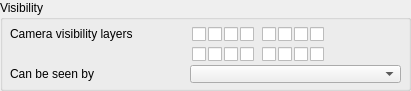
  <widget class="QGroupBox" name="groupBox_2">
   <property name="geometry">
    <rect>
     <x>10</x>
     <y>170</y>
     <width>411</width>
     <height>91</height>
    </rect>
   </property>
   <property name="title">
    <string>Visibility</string>
   </property>
   <property name="flat">
    <bool>false</bool>
   </property>
   <widget class="QCheckBox" name="a_4">
    <property name="geometry">
     <rect>
      <x>240</x>
      <y>25</y>
      <width>16</width>
      <height>18</height>
     </rect>
    </property>
    <property name="focusPolicy">
     <enum>Qt::StrongFocus</enum>
    </property>
    <property name="text">
     <string/>
    </property>
   </widget>
   <widget class="QCheckBox" name="a_14">
    <property name="geometry">
     <rect>
      <x>278</x>
      <y>45</y>
      <width>16</width>
      <height>18</height>
     </rect>
    </property>
    <property name="focusPolicy">
     <enum>Qt::StrongFocus</enum>
    </property>
    <property name="text">
     <string/>
    </property>
   </widget>
   <widget class="QCheckBox" name="a_9">
    <property name="geometry">
     <rect>
      <x>192</x>
      <y>45</y>
      <width>16</width>
      <height>18</height>
     </rect>
    </property>
    <property name="focusPolicy">
     <enum>Qt::StrongFocus</enum>
    </property>
    <property name="text">
     <string/>
    </property>
   </widget>
   <widget class="QCheckBox" name="a_6">
    <property name="geometry">
     <rect>
      <x>278</x>
      <y>25</y>
      <width>16</width>
      <height>18</height>
     </rect>
    </property>
    <property name="focusPolicy">
     <enum>Qt::StrongFocus</enum>
    </property>
    <property name="text">
     <string/>
    </property>
   </widget>
   <widget class="QCheckBox" name="a_8">
    <property name="geometry">
     <rect>
      <x>310</x>
      <y>25</y>
      <width>16</width>
      <height>18</height>
     </rect>
    </property>
    <property name="focusPolicy">
     <enum>Qt::StrongFocus</enum>
    </property>
    <property name="text">
     <string/>
    </property>
   </widget>
   <widget class="QCheckBox" name="a_13">
    <property name="geometry">
     <rect>
      <x>262</x>
      <y>45</y>
      <width>16</width>
      <height>18</height>
     </rect>
    </property>
    <property name="focusPolicy">
     <enum>Qt::StrongFocus</enum>
    </property>
    <property name="text">
     <string/>
    </property>
   </widget>
   <widget class="QCheckBox" name="a_2">
    <property name="geometry">
     <rect>
      <x>208</x>
      <y>25</y>
      <width>16</width>
      <height>18</height>
     </rect>
    </property>
    <property name="focusPolicy">
     <enum>Qt::StrongFocus</enum>
    </property>
    <property name="text">
     <string/>
    </property>
   </widget>
   <widget class="QCheckBox" name="a_3">
    <property name="geometry">
     <rect>
      <x>224</x>
      <y>25</y>
      <width>16</width>
      <height>18</height>
     </rect>
    </property>
    <property name="focusPolicy">
     <enum>Qt::StrongFocus</enum>
    </property>
    <property name="text">
     <string/>
    </property>
   </widget>
   <widget class="QCheckBox" name="a_7">
    <property name="geometry">
     <rect>
      <x>294</x>
      <y>25</y>
      <width>16</width>
      <height>18</height>
     </rect>
    </property>
    <property name="focusPolicy">
     <enum>Qt::StrongFocus</enum>
    </property>
    <property name="text">
     <string/>
    </property>
   </widget>
   <widget class="QCheckBox" name="a_12">
    <property name="geometry">
     <rect>
      <x>240</x>
      <y>45</y>
      <width>16</width>
      <height>18</height>
     </rect>
    </property>
    <property name="focusPolicy">
     <enum>Qt::StrongFocus</enum>
    </property>
    <property name="text">
     <string/>
    </property>
   </widget>
   <widget class="QCheckBox" name="a_16">
    <property name="geometry">
     <rect>
      <x>310</x>
      <y>45</y>
      <width>16</width>
      <height>18</height>
     </rect>
    </property>
    <property name="focusPolicy">
     <enum>Qt::StrongFocus</enum>
    </property>
    <property name="text">
     <string/>
    </property>
   </widget>
   <widget class="QCheckBox" name="a_10">
    <property name="geometry">
     <rect>
      <x>208</x>
      <y>45</y>
      <width>16</width>
      <height>18</height>
     </rect>
    </property>
    <property name="focusPolicy">
     <enum>Qt::StrongFocus</enum>
    </property>
    <property name="text">
     <string/>
    </property>
   </widget>
   <widget class="QCheckBox" name="a_11">
    <property name="geometry">
     <rect>
      <x>224</x>
      <y>45</y>
      <width>16</width>
      <height>18</height>
     </rect>
    </property>
    <property name="focusPolicy">
     <enum>Qt::StrongFocus</enum>
    </property>
    <property name="text">
     <string/>
    </property>
   </widget>
   <widget class="QCheckBox" name="a_1">
    <property name="geometry">
     <rect>
      <x>192</x>
      <y>25</y>
      <width>16</width>
      <height>18</height>
     </rect>
    </property>
    <property name="focusPolicy">
     <enum>Qt::StrongFocus</enum>
    </property>
    <property name="text">
     <string/>
    </property>
   </widget>
   <widget class="QCheckBox" name="a_5">
    <property name="geometry">
     <rect>
      <x>262</x>
      <y>25</y>
      <width>16</width>
      <height>18</height>
     </rect>
    </property>
    <property name="focusPolicy">
     <enum>Qt::StrongFocus</enum>
    </property>
    <property name="text">
     <string/>
    </property>
   </widget>
   <widget class="QCheckBox" name="a_15">
    <property name="geometry">
     <rect>
      <x>294</x>
      <y>45</y>
      <width>16</width>
      <height>18</height>
     </rect>
    </property>
    <property name="focusPolicy">
     <enum>Qt::StrongFocus</enum>
    </property>
    <property name="text">
     <string/>
    </property>
   </widget>
   <widget class="QComboBox" name="qqViewableObjects">
    <property name="geometry">
     <rect>
      <x>190</x>
      <y>65</y>
      <width>211</width>
      <height>18</height>
     </rect>
    </property>
    <property name="maxVisibleItems">
     <number>50</number>
    </property>
   </widget>
   <widget class="QLabel" name="label_4">
    <property name="geometry">
     <rect>
      <x>10</x>
      <y>25</y>
      <width>171</width>
      <height>18</height>
     </rect>
    </property>
    <property name="text">
     <string>Camera visibility layers</string>
    </property>
   </widget>
   <widget class="QLabel" name="label_5">
    <property name="geometry">
     <rect>
      <x>10</x>
      <y>65</y>
      <width>161</width>
      <height>18</height>
     </rect>
    </property>
    <property name="text">
     <string>Can be seen by</string>
    </property>
   </widget>
  </widget>
